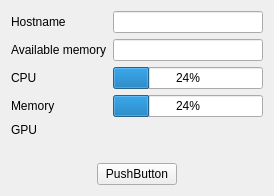
<?xml version="1.0" encoding="UTF-8"?>
<ui version="4.0">
 <class>Form</class>
 <widget class="QWidget" name="Form">
  <property name="geometry">
   <rect>
    <x>0</x>
    <y>0</y>
    <width>274</width>
    <height>196</height>
   </rect>
  </property>
  <property name="windowTitle">
   <string>Form</string>
  </property>
  <layout class="QVBoxLayout" name="verticalLayout_2">
   <item>
    <layout class="QVBoxLayout" name="verticalLayout">
     <item>
      <layout class="QGridLayout" name="gridLayout">
       <item row="0" column="0">
        <widget class="QLabel" name="label_5">
         <property name="text">
          <string>Hostname</string>
         </property>
        </widget>
       </item>
       <item row="0" column="1">
        <widget class="QLineEdit" name="lineEdit">
         <property name="readOnly">
          <bool>true</bool>
         </property>
        </widget>
       </item>
       <item row="1" column="0">
        <widget class="QLabel" name="label_4">
         <property name="text">
          <string>Available memory</string>
         </property>
        </widget>
       </item>
       <item row="1" column="1">
        <widget class="QLineEdit" name="lineEdit_2">
         <property name="readOnly">
          <bool>true</bool>
         </property>
        </widget>
       </item>
       <item row="2" column="0">
        <widget class="QLabel" name="label">
         <property name="text">
          <string>CPU</string>
         </property>
        </widget>
       </item>
       <item row="2" column="1">
        <widget class="QProgressBar" name="progressBar">
         <property name="value">
          <number>24</number>
         </property>
        </widget>
       </item>
       <item row="3" column="0">
        <widget class="QLabel" name="label_2">
         <property name="text">
          <string>Memory</string>
         </property>
        </widget>
       </item>
       <item row="3" column="1">
        <widget class="QProgressBar" name="progressBar_2">
         <property name="value">
          <number>24</number>
         </property>
        </widget>
       </item>
       <item row="4" column="0">
        <widget class="QLabel" name="label_3">
         <property name="text">
          <string>GPU</string>
         </property>
        </widget>
       </item>
      </layout>
     </item>
     <item>
      <spacer name="verticalSpacer">
       <property name="orientation">
        <enum>Qt::Vertical</enum>
       </property>
       <property name="sizeHint" stdset="0">
        <size>
         <width>20</width>
         <height>40</height>
        </size>
       </property>
      </spacer>
     </item>
     <item>
      <layout class="QHBoxLayout" name="horizontalLayout">
       <item>
        <spacer name="horizontalSpacer">
         <property name="orientation">
          <enum>Qt::Horizontal</enum>
         </property>
         <property name="sizeHint" stdset="0">
          <size>
           <width>40</width>
           <height>20</height>
          </size>
         </property>
        </spacer>
       </item>
       <item>
        <widget class="QPushButton" name="pushButton">
         <property name="text">
          <string>PushButton</string>
         </property>
        </widget>
       </item>
       <item>
        <spacer name="horizontalSpacer_2">
         <property name="orientation">
          <enum>Qt::Horizontal</enum>
         </property>
         <property name="sizeHint" stdset="0">
          <size>
           <width>40</width>
           <height>20</height>
          </size>
         </property>
        </spacer>
       </item>
      </layout>
     </item>
    </layout>
   </item>
  </layout>
 </widget>
 <resources/>
 <connections/>
</ui>
